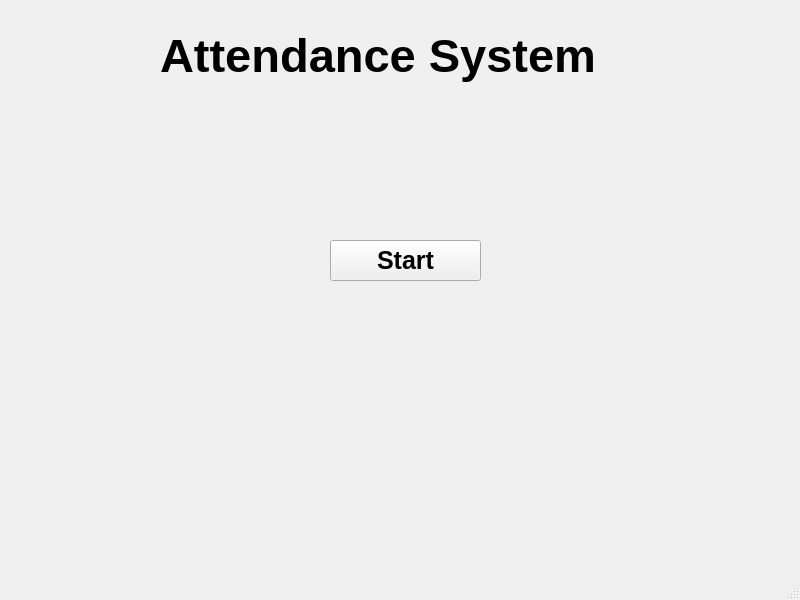
<?xml version="1.0" encoding="UTF-8"?>
<ui version="4.0">
 <class>MainWindow</class>
 <widget class="QMainWindow" name="MainWindow">
  <property name="geometry">
   <rect>
    <x>0</x>
    <y>0</y>
    <width>800</width>
    <height>600</height>
   </rect>
  </property>
  <property name="windowTitle">
   <string>MainWindow</string>
  </property>
  <widget class="QWidget" name="centralwidget">
   <widget class="QPushButton" name="pushButton_2">
    <property name="geometry">
     <rect>
      <x>330</x>
      <y>240</y>
      <width>151</width>
      <height>41</height>
     </rect>
    </property>
    <property name="font">
     <font>
      <pointsize>19</pointsize>
      <weight>75</weight>
      <bold>true</bold>
     </font>
    </property>
    <property name="text">
     <string>Start</string>
    </property>
   </widget>
   <widget class="QLabel" name="label_3">
    <property name="geometry">
     <rect>
      <x>160</x>
      <y>20</y>
      <width>571</width>
      <height>71</height>
     </rect>
    </property>
    <property name="font">
     <font>
      <pointsize>35</pointsize>
      <weight>75</weight>
      <bold>true</bold>
     </font>
    </property>
    <property name="lineWidth">
     <number>4</number>
    </property>
    <property name="text">
     <string>Attendance System</string>
    </property>
   </widget>
  </widget>
  <widget class="QMenuBar" name="menubar">
   <property name="geometry">
    <rect>
     <x>0</x>
     <y>0</y>
     <width>800</width>
     <height>24</height>
    </rect>
   </property>
  </widget>
  <widget class="QStatusBar" name="statusbar"/>
 </widget>
 <resources/>
 <connections/>
</ui>
